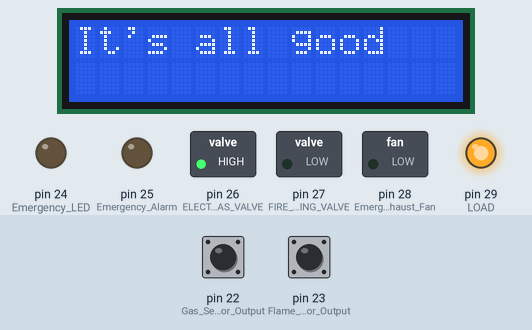
This sketch was run on a simulated Arduino Mega 2560, built with avr-gcc and run on an emulated ATmega2560. Parts: 16×2 character LCD, switched loads named in the sketch (green lamp = pin HIGH), output pins drawn as LEDs (lit = HIGH). Dashed ring = blinking. Inputs (shaded band) come from the test bench; at power-on: pin 22 (Gas_Sensor_Output) LOW, pin 23 (Flame_Sensor_Output) LOW. The modem accepts every AT command (registered, SIM ready, sends succeed) and sends nothing else; what the sketch prints to the serial monitor is not drawn.

Above: at 1.2 s.
1.3 s: pin 22 (Gas_Sensor_Output) driven HIGH
At 1.7 s:
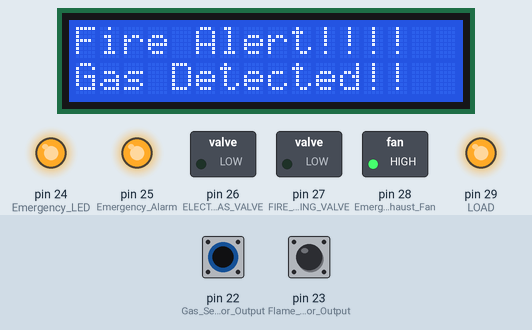
2.8 s: pin 23 (Flame_Sensor_Output) driven HIGH
At 3.7 s:
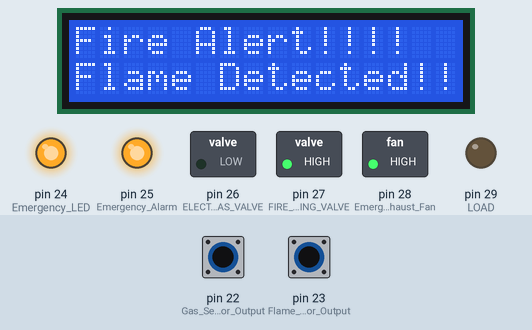
4.3 s: pin 23 (Flame_Sensor_Output) driven LOW
At 4.7 s:
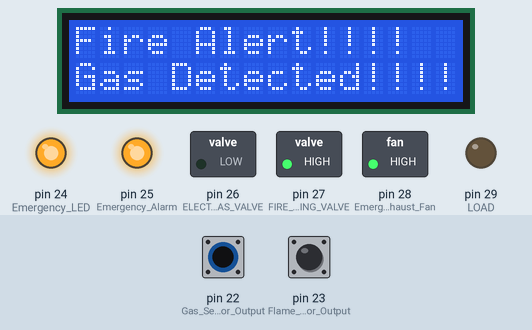
5.8 s: pin 22 (Gas_Sensor_Output) driven LOW
At 7.0 s:
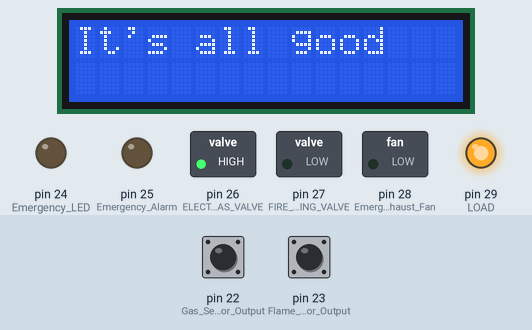
7.3 s: pin 22 (Gas_Sensor_Output) pulsed HIGH 2 times (0.12 s each, 0.3 s apart)
At 7.82 s:
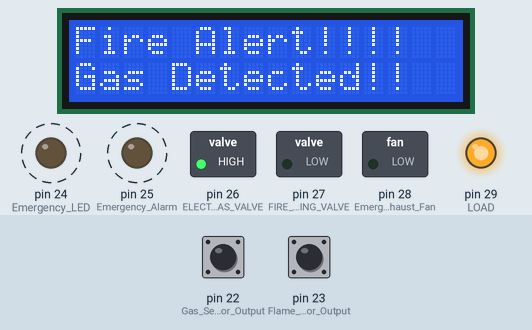
9.4 s: pin 23 (Flame_Sensor_Output) pulsed HIGH 5 times (0.12 s each, 0.3 s apart)
At 9.93 s:
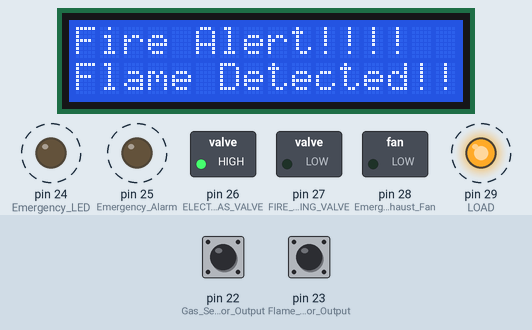
Timing chart, 0 to 12.4 s (numbered marks = the images above; inputs shaded):
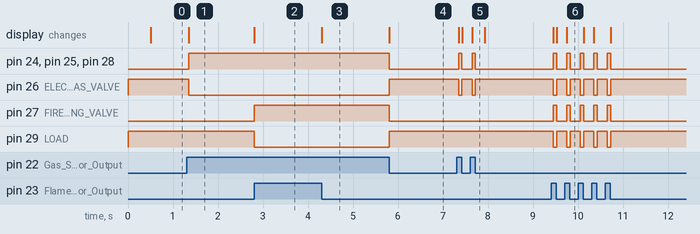

Measured:
- after the input at 1.3 s, pin 24 (Emergency_LED), pin 25 (Emergency_Alarm), pin 28 (Emergency_Exhaust_Fan): LOW → HIGH after 0.05 s; pin 26 (ELECTRIC_GAS_VALVE): HIGH → LOW after 0.05 s; the display: changes after 0.05 s (image 1)
- after the input at 2.8 s, pin 27 (FIRE_EXTINGUISHING_VALVE): LOW → HIGH at once; pin 29 (LOAD): HIGH → LOW at once; the display: changes at once (image 2)
- after the input at 4.3 s, the display: changes at once (image 3)
- after the input at 5.8 s, pin 24 (Emergency_LED), pin 25 (Emergency_Alarm), pin 27 (FIRE_EXTINGUISHING_VALVE), pin 28 (Emergency_Exhaust_Fan): HIGH → LOW at once; pin 26 (ELECTRIC_GAS_VALVE), pin 29 (LOAD): LOW → HIGH at once; the display: changes at once (image 4)
- after the input at 7.3 s, pin 24 (Emergency_LED), pin 25 (Emergency_Alarm): alternates HIGH for 0.08 s and LOW for 0.22 s, 4 changes in all, then stays LOW, starting after 0.05 s
- after the input at 9.4 s, pin 24 (Emergency_LED), pin 25 (Emergency_Alarm): alternates HIGH for 0.08 s and LOW for 0.22 s, 10 changes in all, then stays LOW, starting after 0.05 s

The sketch:

Fire_Protection_System.ino
```cpp
/* Includes Section*/
#include <Wire.h>
#include <SoftwareSerial.h>
#include "LiquidCrystal.h"

// Initialize the library by associating any needed LCD interface pin
// with the arduino pin number it is connected to
const int rs = 53, en = 52, d4 = 51, d5 = 50, d6 = 49, d7 = 48;
LiquidCrystal lcd(rs, en, d4, d5, d6, d7);

// Initialize an object from the class SoftwareSerial
SoftwareSerial sim800l(0, 1);

/* Variables Section*/
#define Gas_Sensor_Output 22    // The output signal of the gas detector
#define Flame_Sensor_Output 23  // The output signal of the flame sensor
#define Emergency_LED 24
#define Emergency_Alarm 25
#define ELECTRIC_GAS_VALVE 26
#define FIRE_EXTINGUISHING_VALVE 27
#define Emergency_Exhaust_Fan 28
#define LOAD 29

unsigned long lcdTimer = 0;
unsigned long lcdInterval = 500;
unsigned long smsTimer = 0;
bool Flame_Sensor_state;
bool Gas_Sensor_state;

void setup() {
  /* Setting Pin Modes */
  pinMode(Flame_Sensor_Output, INPUT);
  pinMode(Gas_Sensor_Output, INPUT);
  pinMode(Emergency_Alarm, OUTPUT);
  pinMode(Emergency_LED, OUTPUT);
  pinMode(ELECTRIC_GAS_VALVE, OUTPUT);
  pinMode(FIRE_EXTINGUISHING_VALVE, OUTPUT);
  pinMode(Emergency_Exhaust_Fan, OUTPUT);
  pinMode(LOAD, OUTPUT);

  digitalWrite(LOAD, HIGH);                 // Connect the main building's electricity.
  digitalWrite(ELECTRIC_GAS_VALVE, HIGH);   // Activate the main gas valve

  // set up the LCD's number of columns and rows:
  lcd.begin(16, 2);
  // Print a message to the LCD.
  lcd.print("It's All good");

  // Begin the serial connection with baud rate 9600
  sim800l.begin(9600);
  Serial.begin(9600);

}

void loop()
{
  Flame_Sensor_state = digitalRead(Flame_Sensor_Output);  // Check the output signal of the flame sensor.
  Gas_Sensor_state = digitalRead(Gas_Sensor_Output);      // Check the output signal of the gas sensor.

  // If the flame is detected
  if (Flame_Sensor_state == HIGH)
  {
    SendSMS();                                      // GSM & GPS module to send notification and position to the firefighter and authority.

    digitalWrite(Emergency_Alarm, HIGH);            // Activate the emergency alarm.
    digitalWrite(Emergency_LED, HIGH);              // Activate the emergency alarm.
    digitalWrite(LOAD, LOW);                        // Disconnect the building's primary power source.
    digitalWrite(ELECTRIC_GAS_VALVE, LOW);          // Shut down the main gas valve to stop gas flow.
    digitalWrite(FIRE_EXTINGUISHING_VALVE, HIGH);   // Activate the extinguishing valve to put down the fire.
    digitalWrite(Emergency_Exhaust_Fan, HIGH);      // Activate an emergency high-pressure exhaust fan to remove leakage gas.

    /* Display on the LCD "Flame Detected!!"*/
    lcd.setCursor(0, 0);
    lcd.print("Fire Alert!!!!");
    lcd.setCursor(0, 1);
    lcd.print("Flame Detected!!");
  }
  else if (Gas_Sensor_state == HIGH)
  {
    SendSMS();                                      // GSM & GPS module to send notification and position to the firefighter and authority.

    digitalWrite(Emergency_Alarm, HIGH);            // Activate the emergency alarm.
    digitalWrite(Emergency_LED, HIGH);              // Activate the emergency alarm.
    digitalWrite(ELECTRIC_GAS_VALVE, LOW);          // Shut down the main gas valve to stop gas flow.
    digitalWrite(Emergency_Exhaust_Fan, HIGH);      // Activate an emergency high-pressure exhaust fan to remove leakage gas.

    /* Display on the LCD "Gas Detected!!"*/
    lcd.setCursor(0, 0);
    lcd.print("Fire Alert!!!!");
    lcd.setCursor(0, 1);
    lcd.print("Gas Detected!!");
  }
  else
  {
    digitalWrite(Emergency_Alarm, LOW);             // Deactivate the emergency alarm.
    digitalWrite(Emergency_LED, LOW);               // Deactivate the emergency alarm.
    digitalWrite(LOAD, HIGH);                       // Connect the building's primary power source.
    digitalWrite(ELECTRIC_GAS_VALVE, HIGH);         // Open the main gas valve to stop gas flow.
    digitalWrite(FIRE_EXTINGUISHING_VALVE, LOW);    // Deactivate the extinguishing valve to put down the fire.
    digitalWrite(Emergency_Exhaust_Fan, LOW);       // Deactivate an emergency high-pressure exhaust fan to remove leakage gas.
    smsTimer = 0;                                   // Sets the smsTimer to 0;

    if (millis() - lcdTimer >= lcdInterval)
    {
      lcd.clear();
      lcdTimer = millis();
      lcd.setCursor(0, 0);
      lcd.print("It's all good");
    }
  }
}

void SendSMS()
{
  if(smsTimer == 0)
  {
    Serial.println("Sending Location...");
    sim800l.print("AT+CMGF=1\r");
    sim800l.print("AT+CMGS=\"180\"\r");
    sim800l.print("SIM8001 is working");
    sim800l.println();
    Serial.println("Location Sent.");
    smsTimer = millis();
  }
}
```
